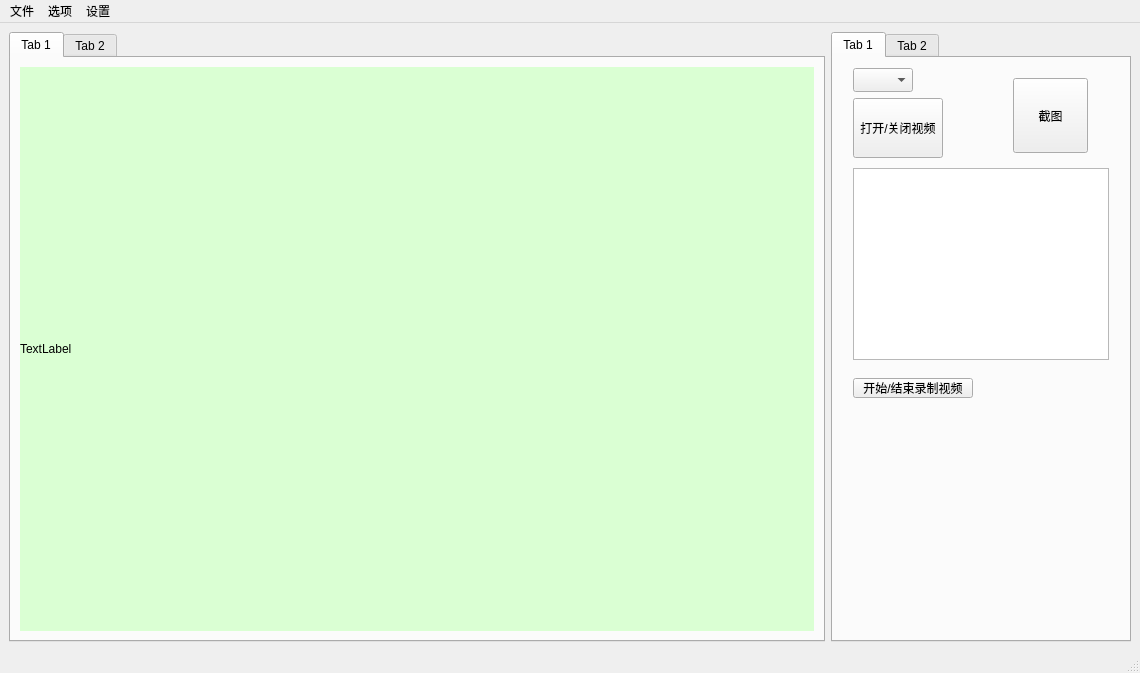
<?xml version="1.0" encoding="UTF-8"?>
<ui version="4.0">
 <class>MainWindow</class>
 <widget class="QMainWindow" name="MainWindow">
  <property name="geometry">
   <rect>
    <x>0</x>
    <y>0</y>
    <width>1140</width>
    <height>673</height>
   </rect>
  </property>
  <property name="windowTitle">
   <string>MainWindow</string>
  </property>
  <widget class="QWidget" name="centralwidget">
   <layout class="QHBoxLayout" name="horizontalLayout">
    <item>
     <widget class="QTabWidget" name="tabWidget">
      <property name="currentIndex">
       <number>0</number>
      </property>
      <widget class="QWidget" name="tab">
       <attribute name="title">
        <string>Tab 1</string>
       </attribute>
       <layout class="QHBoxLayout" name="horizontalLayout_2">
        <item>
         <widget class="QLabel" name="imageLabel">
          <property name="minimumSize">
           <size>
            <width>60</width>
            <height>60</height>
           </size>
          </property>
          <property name="styleSheet">
           <string notr="true">background-color: rgb(218, 255, 211);</string>
          </property>
          <property name="text">
           <string>TextLabel</string>
          </property>
         </widget>
        </item>
       </layout>
      </widget>
      <widget class="QWidget" name="tab_2">
       <attribute name="title">
        <string>Tab 2</string>
       </attribute>
      </widget>
     </widget>
    </item>
    <item>
     <widget class="QTabWidget" name="tabWidget_2">
      <property name="minimumSize">
       <size>
        <width>200</width>
        <height>200</height>
       </size>
      </property>
      <property name="maximumSize">
       <size>
        <width>300</width>
        <height>16777215</height>
       </size>
      </property>
      <widget class="QWidget" name="tab_3">
       <attribute name="title">
        <string>Tab 1</string>
       </attribute>
       <widget class="QPushButton" name="but_shot_image">
        <property name="geometry">
         <rect>
          <x>180</x>
          <y>20</y>
          <width>75</width>
          <height>75</height>
         </rect>
        </property>
        <property name="minimumSize">
         <size>
          <width>60</width>
          <height>60</height>
         </size>
        </property>
        <property name="maximumSize">
         <size>
          <width>75</width>
          <height>75</height>
         </size>
        </property>
        <property name="text">
         <string>截图</string>
        </property>
       </widget>
       <widget class="QComboBox" name="comboBoxCamId">
        <property name="geometry">
         <rect>
          <x>20</x>
          <y>10</y>
          <width>60</width>
          <height>24</height>
         </rect>
        </property>
        <property name="minimumSize">
         <size>
          <width>60</width>
          <height>20</height>
         </size>
        </property>
        <property name="maximumSize">
         <size>
          <width>60</width>
          <height>24</height>
         </size>
        </property>
       </widget>
       <widget class="QPushButton" name="btn_play_video">
        <property name="geometry">
         <rect>
          <x>20</x>
          <y>40</y>
          <width>90</width>
          <height>60</height>
         </rect>
        </property>
        <property name="minimumSize">
         <size>
          <width>90</width>
          <height>60</height>
         </size>
        </property>
        <property name="maximumSize">
         <size>
          <width>90</width>
          <height>75</height>
         </size>
        </property>
        <property name="text">
         <string>打开/关闭视频</string>
        </property>
       </widget>
       <widget class="QTextBrowser" name="textBrowser_videoInfo">
        <property name="geometry">
         <rect>
          <x>20</x>
          <y>110</y>
          <width>256</width>
          <height>192</height>
         </rect>
        </property>
       </widget>
       <widget class="QPushButton" name="pushButton_recording">
        <property name="geometry">
         <rect>
          <x>20</x>
          <y>320</y>
          <width>120</width>
          <height>20</height>
         </rect>
        </property>
        <property name="minimumSize">
         <size>
          <width>20</width>
          <height>20</height>
         </size>
        </property>
        <property name="maximumSize">
         <size>
          <width>120</width>
          <height>20</height>
         </size>
        </property>
        <property name="text">
         <string>开始/结束录制视频</string>
        </property>
       </widget>
      </widget>
      <widget class="QWidget" name="tab_4">
       <attribute name="title">
        <string>Tab 2</string>
       </attribute>
      </widget>
     </widget>
    </item>
   </layout>
  </widget>
  <widget class="QMenuBar" name="menubar">
   <property name="geometry">
    <rect>
     <x>0</x>
     <y>0</y>
     <width>1140</width>
     <height>21</height>
    </rect>
   </property>
   <widget class="QMenu" name="menu">
    <property name="title">
     <string>文件</string>
    </property>
    <addaction name="actionOpen"/>
    <addaction name="actionSave"/>
    <addaction name="actionExit"/>
   </widget>
   <widget class="QMenu" name="menu_2">
    <property name="title">
     <string>选项</string>
    </property>
    <addaction name="actionpaizhao"/>
   </widget>
   <widget class="QMenu" name="menu_3">
    <property name="title">
     <string>设置</string>
    </property>
    <addaction name="actionOpenSettingDiag"/>
   </widget>
   <addaction name="menu"/>
   <addaction name="menu_2"/>
   <addaction name="menu_3"/>
  </widget>
  <widget class="QStatusBar" name="statusbar"/>
  <action name="actionOpen">
   <property name="text">
    <string>Open</string>
   </property>
  </action>
  <action name="actionSave">
   <property name="text">
    <string>Save</string>
   </property>
  </action>
  <action name="actionExit">
   <property name="text">
    <string>Exit</string>
   </property>
  </action>
  <action name="actionpaizhao">
   <property name="text">
    <string>Shot</string>
   </property>
  </action>
  <action name="actionOpenSettingDiag">
   <property name="text">
    <string>OpenSettingDiag</string>
   </property>
  </action>
 </widget>
 <resources/>
 <connections/>
</ui>
